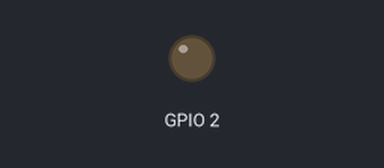
This sketch was run on a simulated ESP32. On the bench: output pins drawn as LEDs (lit = HIGH). WiFi joins after 1.5 s; servers stay silent unless stated; no MQTT or app messages arrive unless stated; the camera gives no picture; what the sketch prints to the serial monitor is not drawn.

Above: at 33.9 s.
At 64.03 s:
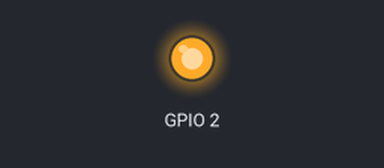
Timing chart, 0 to 82.0 s (numbered marks = the images above):
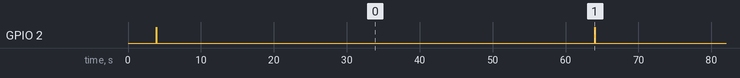

Measured:
- by itself, GPIO 2: alternates HIGH for 0.12 s and LOW for 60.0 s

The sketch:

9Modeste.ino
```cpp
#include <WiFi.h>
#include <PubSubClient.h>
#include "esp_camera.h"
#include "soc/soc.h"
#include "soc/rtc_cntl_reg.h"

// ===== CONFIGURATION WiFi =====
const char* ssid = "electroProjectWifi";
const char* password = "B1MesureEnv";

// ===== CONFIGURATION MQTT =====
const char* mqtt_server = "192.168.2.45";  // IP du Raspberry Pi
const int mqtt_port = 1883;
const char* mqtt_topic_image = "nichoir/camera/image";
const char* mqtt_topic_metadata = "nichoir/camera/metadata";
const char* mqtt_client_id = "M5TimerCAM";

// ===== PINS CAMÉRA (M5Stack TimerCAM) =====
#define PWDN_GPIO_NUM -1
#define RESET_GPIO_NUM 15
#define XCLK_GPIO_NUM 27
#define SIOD_GPIO_NUM 25
#define SIOC_GPIO_NUM 23
#define Y9_GPIO_NUM 19
#define Y8_GPIO_NUM 36
#define Y7_GPIO_NUM 18
#define Y6_GPIO_NUM 39
#define Y5_GPIO_NUM 5
#define Y4_GPIO_NUM 34
#define Y3_GPIO_NUM 35
#define Y2_GPIO_NUM 32
#define VSYNC_GPIO_NUM 22
#define HREF_GPIO_NUM 26
#define PCLK_GPIO_NUM 21

// ===== VARIABLES GLOBALES =====
WiFiClient espClient;
PubSubClient mqttClient(espClient);

int photoCounter = 0;
unsigned long lastPhotoTime = 0;
const unsigned long PHOTO_INTERVAL = 60000; // 1 minute

void setup() {
  Serial.begin(115200);
  Serial.println("\n--- Démarrage M5Stack TimerCAM (MQTT) ---");

  // Désactiver le brownout detector
  WRITE_PERI_REG(RTC_CNTL_BROWN_OUT_REG, 0);

  // LED interne
  pinMode(2, OUTPUT);
  digitalWrite(2, LOW);

  // Configuration de la caméra
  camera_config_t config;
  config.ledc_channel = LEDC_CHANNEL_0;
  config.ledc_timer = LEDC_TIMER_0;
  config.pin_d0 = Y2_GPIO_NUM;
  config.pin_d1 = Y3_GPIO_NUM;
  config.pin_d2 = Y4_GPIO_NUM;
  config.pin_d3 = Y5_GPIO_NUM;
  config.pin_d4 = Y6_GPIO_NUM;
  config.pin_d5 = Y7_GPIO_NUM;
  config.pin_d6 = Y8_GPIO_NUM;
  config.pin_d7 = Y9_GPIO_NUM;
  config.pin_xclk = XCLK_GPIO_NUM;
  config.pin_pclk = PCLK_GPIO_NUM;
  config.pin_vsync = VSYNC_GPIO_NUM;
  config.pin_href = HREF_GPIO_NUM;
  config.pin_sscb_sda = SIOD_GPIO_NUM;
  config.pin_sscb_scl = SIOC_GPIO_NUM;
  config.pin_pwdn = PWDN_GPIO_NUM;
  config.pin_reset = RESET_GPIO_NUM;
  config.xclk_freq_hz = 20000000;
  config.pixel_format = PIXFORMAT_JPEG;

  if(psramFound()){
    config.frame_size = FRAMESIZE_SVGA; // 800x600
    config.jpeg_quality = 12;
    config.fb_count = 2;
    Serial.println("PSRAM détectée - Haute qualité");
  } else {
    config.frame_size = FRAMESIZE_VGA; // 640x480
    config.jpeg_quality = 15;
    config.fb_count = 1;
    Serial.println("Pas de PSRAM - Qualité standard");
  }

  // Initialisation de la caméra
  esp_err_t err = esp_camera_init(&config);
  if (err != ESP_OK) {
    Serial.printf("❌ Erreur caméra: 0x%x\n", err);
    ESP.restart();
  }
  Serial.println("✅ Caméra initialisée");

  // Connexion WiFi
  connectWiFi();

  // Configuration MQTT
  mqttClient.setServer(mqtt_server, mqtt_port);
  mqttClient.setBufferSize(40000); // Augmenter la taille du buffer pour les images

  // Connexion MQTT
  connectMQTT();

  Serial.println("--- Système prêt - Capture automatique toutes les minutes ---");

  // Première photo au démarrage
  delay(2000);
  Serial.println("\n📸 Capture de la première photo...");
  captureAndSendPhoto();
  lastPhotoTime = millis();
}

void loop() {
  // Maintenir la connexion MQTT
  if (!mqttClient.connected()) {
    connectMQTT();
  }
  mqttClient.loop();

  unsigned long currentTime = millis();

  // Vérifier si 1 minute s'est écoulée
  if (currentTime - lastPhotoTime >= PHOTO_INTERVAL) {
    Serial.println("\n⏰ 1 minute écoulée - Capture automatique");

    if(captureAndSendPhoto()) {
      photoCounter++;
      Serial.printf("✅ Photo #%d envoyée avec succès\n", photoCounter);
      Serial.printf("⏳ Prochaine photo dans 1 minute...\n");
    } else {
      Serial.println("❌ Échec de l'envoi - Nouvelle tentative dans 1 minute");
    }

    lastPhotoTime = currentTime;
  }

  delay(100);
}

void connectWiFi() {
  WiFi.begin(ssid, password);
  Serial.print("Connexion WiFi");

  int timeout = 0;
  while (WiFi.status() != WL_CONNECTED && timeout < 20) {
    delay(500);
    Serial.print(".");
    timeout++;
  }

  if(WiFi.status() == WL_CONNECTED) {
    Serial.println("\n✅ WiFi connecté");
    Serial.print("Adresse IP: ");
    Serial.println(WiFi.localIP());
  } else {
    Serial.println("\n❌ Échec connexion WiFi");
    ESP.restart();
  }
}

void connectMQTT() {
  while (!mqttClient.connected()) {
    Serial.print("Connexion MQTT...");

    if (mqttClient.connect(mqtt_client_id)) {
      Serial.println("✅ MQTT connecté");
    } else {
      Serial.print("❌ Échec, code erreur: ");
      Serial.print(mqttClient.state());
      Serial.println(" - Nouvelle tentative dans 5s");
      delay(5000);
    }
  }
}

bool captureAndSendPhoto() {
  // Vérification WiFi
  if(WiFi.status() != WL_CONNECTED) {
    Serial.println("❌ WiFi déconnecté");
    connectWiFi();
    return false;
  }

  // Vérification MQTT
  if(!mqttClient.connected()) {
    connectMQTT();
    return false;
  }

  // Allumer la LED
  digitalWrite(2, HIGH);

  // Capture de l'image
  camera_fb_t * fb = esp_camera_fb_get();
  if(!fb) {
    Serial.println("❌ Échec capture caméra");
    digitalWrite(2, LOW);
    return false;
  }

  Serial.printf("📸 Image capturée: %d octets\n", fb->len);

  // Envoi des métadonnées
  String metadata = "{";
  metadata += "\"photo_id\":" + String(photoCounter) + ",";
  metadata += "\"timestamp\":" + String(millis()) + ",";
  metadata += "\"size\":" + String(fb->len) + ",";
  metadata += "\"battery\":" + String(getBatteryLevel()) + ",";
  metadata += "\"source\":\"AUTO\"";
  metadata += "}";

  mqttClient.publish(mqtt_topic_metadata, metadata.c_str());
  Serial.println("📤 Métadonnées envoyées");

  // Envoi de l'image en plusieurs morceaux si nécessaire
  bool success = sendImageMQTT(fb);

  // Libération de la mémoire
  esp_camera_fb_return(fb);
  digitalWrite(2, LOW);

  return success;
}

bool sendImageMQTT(camera_fb_t * fb) {
  const int CHUNK_SIZE = 8192; // 8KB par paquet
  int totalChunks = (fb->len + CHUNK_SIZE - 1) / CHUNK_SIZE;

  Serial.printf("📤 Envoi de l'image en %d morceaux...\n", totalChunks);

  for(int i = 0; i < totalChunks; i++) {
    int start = i * CHUNK_SIZE;
    int remaining = fb->len - start;
    int chunkSize = (remaining < CHUNK_SIZE) ? remaining : CHUNK_SIZE;

    // Publier le morceau
    bool published = mqttClient.publish(mqtt_topic_image,
                                        fb->buf + start,
                                        chunkSize,
                                        false);

    if(!published) {
      Serial.printf("❌ Échec envoi morceau %d/%d\n", i+1, totalChunks);
      return false;
    }

    Serial.printf("✓ Morceau %d/%d envoyé\n", i+1, totalChunks);
    delay(50); // Petit délai entre les morceaux
  }

  // Signal de fin d'image
  mqttClient.publish(mqtt_topic_metadata, "{\"status\":\"complete\"}");
  Serial.println("✅ Image complète envoyée");

  return true;
}

int getBatteryLevel() {
  return 85; // À adapter selon votre circuit
}
```
